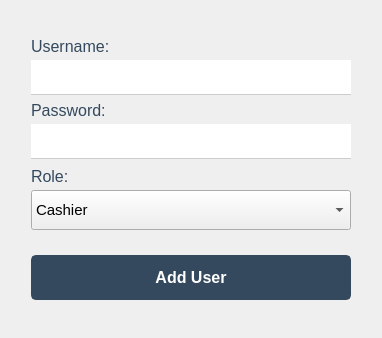
<?xml version="1.0" encoding="UTF-8"?>
<ui version="4.0">
 <class>AddUserPopUp</class>
 <widget class="QDialog" name="AddUserPopUp">
  <property name="geometry">
   <rect>
    <x>0</x>
    <y>0</y>
    <width>382</width>
    <height>338</height>
   </rect>
  </property>
  <property name="sizePolicy">
   <sizepolicy hsizetype="Preferred" vsizetype="Preferred">
    <horstretch>0</horstretch>
    <verstretch>0</verstretch>
   </sizepolicy>
  </property>
  <property name="minimumSize">
   <size>
    <width>382</width>
    <height>338</height>
   </size>
  </property>
  <property name="maximumSize">
   <size>
    <width>382</width>
    <height>338</height>
   </size>
  </property>
  <property name="font">
   <font>
    <family>Segoe UI</family>
    <bold>false</bold>
   </font>
  </property>
  <property name="windowTitle">
   <string>Add New User</string>
  </property>
  <property name="windowIcon">
   <iconset resource="../icons/resource.qrc">
    <normaloff>:/icons/cart.png</normaloff>:/icons/cart.png</iconset>
  </property>
  <property name="styleSheet">
   <string notr="true">QMainWindow {
background-color: qlineargradient(
    x1:0, y1:0, x2:0, y2:1,
    stop:0 #FFFFFF,
    stop:1 #E8E8E8
);
}

QLabel {
	color: #34495e;
	font-family: &quot;Segoe UI&quot;;
	font-weight: medium;
    font-size: 12pt;
}


QLineEdit {
	border: none;
	border-bottom: 1px solid #cccccc;

}

QLineEdit:focus {
	border-bottom: 1px solid #34495e;

}


QPushButton {
    background-color: #34495e;
    color: white;
    border: 2px solid #34495e;
    border-radius: 5px;
    font-size: 12pt;
}

QPushButton:hover {
    background-color: #2c3e50;
    border-color: #2c3e50;
}

QPushButton:pressed {
    background-color: #22313f;
    border-color: #22313f;
}
</string>
  </property>
  <layout class="QGridLayout" name="gridLayout_2">
   <item row="0" column="1">
    <spacer name="verticalSpacer_3">
     <property name="orientation">
      <enum>Qt::Orientation::Vertical</enum>
     </property>
     <property name="sizeHint" stdset="0">
      <size>
       <width>20</width>
       <height>5</height>
      </size>
     </property>
    </spacer>
   </item>
   <item row="1" column="0">
    <spacer name="horizontalSpacer_3">
     <property name="orientation">
      <enum>Qt::Orientation::Horizontal</enum>
     </property>
     <property name="sizeHint" stdset="0">
      <size>
       <width>3</width>
       <height>20</height>
      </size>
     </property>
    </spacer>
   </item>
   <item row="1" column="1">
    <widget class="QWidget" name="widget" native="true">
     <layout class="QGridLayout" name="gridLayout">
      <item row="0" column="1">
       <spacer name="verticalSpacer_2">
        <property name="orientation">
         <enum>Qt::Orientation::Vertical</enum>
        </property>
        <property name="sizeHint" stdset="0">
         <size>
          <width>20</width>
          <height>0</height>
         </size>
        </property>
       </spacer>
      </item>
      <item row="1" column="0">
       <spacer name="horizontalSpacer">
        <property name="orientation">
         <enum>Qt::Orientation::Horizontal</enum>
        </property>
        <property name="sizeHint" stdset="0">
         <size>
          <width>0</width>
          <height>20</height>
         </size>
        </property>
       </spacer>
      </item>
      <item row="1" column="1">
       <layout class="QVBoxLayout" name="verticalLayout_26">
        <property name="spacing">
         <number>25</number>
        </property>
        <item>
         <layout class="QVBoxLayout" name="verticalLayout_27">
          <property name="spacing">
           <number>6</number>
          </property>
          <item>
           <layout class="QVBoxLayout" name="verticalLayout_28">
            <property name="spacing">
             <number>4</number>
            </property>
            <item>
             <widget class="QLabel" name="username_label">
              <property name="font">
               <font>
                <family>Segoe UI</family>
                <pointsize>12</pointsize>
                <bold>false</bold>
               </font>
              </property>
              <property name="text">
               <string>Username:</string>
              </property>
             </widget>
            </item>
            <item>
             <widget class="QLineEdit" name="username_lineEdit_1">
              <property name="minimumSize">
               <size>
                <width>0</width>
                <height>35</height>
               </size>
              </property>
              <property name="font">
               <font>
                <pointsize>14</pointsize>
               </font>
              </property>
             </widget>
            </item>
           </layout>
          </item>
          <item>
           <layout class="QVBoxLayout" name="verticalLayout_29">
            <property name="spacing">
             <number>4</number>
            </property>
            <item>
             <widget class="QLabel" name="password_label">
              <property name="text">
               <string>Password:</string>
              </property>
             </widget>
            </item>
            <item>
             <widget class="QLineEdit" name="password_lineEdit_1">
              <property name="minimumSize">
               <size>
                <width>0</width>
                <height>35</height>
               </size>
              </property>
              <property name="font">
               <font>
                <pointsize>14</pointsize>
               </font>
              </property>
             </widget>
            </item>
           </layout>
          </item>
          <item>
           <layout class="QVBoxLayout" name="verticalLayout_30">
            <property name="spacing">
             <number>4</number>
            </property>
            <property name="topMargin">
             <number>2</number>
            </property>
            <item>
             <widget class="QLabel" name="role_label">
              <property name="text">
               <string>Role:</string>
              </property>
             </widget>
            </item>
            <item>
             <widget class="QComboBox" name="role_cb">
              <property name="minimumSize">
               <size>
                <width>0</width>
                <height>40</height>
               </size>
              </property>
              <property name="font">
               <font>
                <pointsize>11</pointsize>
               </font>
              </property>
              <property name="sizeAdjustPolicy">
               <enum>QComboBox::SizeAdjustPolicy::AdjustToContents</enum>
              </property>
              <property name="iconSize">
               <size>
                <width>16</width>
                <height>16</height>
               </size>
              </property>
              <item>
               <property name="text">
                <string>Cashier</string>
               </property>
              </item>
              <item>
               <property name="text">
                <string>Manager</string>
               </property>
              </item>
              <item>
               <property name="text">
                <string>Admin</string>
               </property>
              </item>
             </widget>
            </item>
           </layout>
          </item>
         </layout>
        </item>
        <item>
         <widget class="QPushButton" name="add_user_btn">
          <property name="minimumSize">
           <size>
            <width>320</width>
            <height>45</height>
           </size>
          </property>
          <property name="font">
           <font>
            <family>Segoe UI</family>
            <pointsize>12</pointsize>
            <bold>true</bold>
           </font>
          </property>
          <property name="text">
           <string>Add User</string>
          </property>
         </widget>
        </item>
       </layout>
      </item>
      <item row="1" column="2">
       <spacer name="horizontalSpacer_2">
        <property name="orientation">
         <enum>Qt::Orientation::Horizontal</enum>
        </property>
        <property name="sizeHint" stdset="0">
         <size>
          <width>0</width>
          <height>20</height>
         </size>
        </property>
       </spacer>
      </item>
      <item row="2" column="1">
       <spacer name="verticalSpacer">
        <property name="orientation">
         <enum>Qt::Orientation::Vertical</enum>
        </property>
        <property name="sizeHint" stdset="0">
         <size>
          <width>20</width>
          <height>1</height>
         </size>
        </property>
       </spacer>
      </item>
     </layout>
    </widget>
   </item>
   <item row="1" column="2">
    <spacer name="horizontalSpacer_4">
     <property name="orientation">
      <enum>Qt::Orientation::Horizontal</enum>
     </property>
     <property name="sizeHint" stdset="0">
      <size>
       <width>2</width>
       <height>20</height>
      </size>
     </property>
    </spacer>
   </item>
   <item row="2" column="1">
    <spacer name="verticalSpacer_4">
     <property name="orientation">
      <enum>Qt::Orientation::Vertical</enum>
     </property>
     <property name="sizeHint" stdset="0">
      <size>
       <width>20</width>
       <height>4</height>
      </size>
     </property>
    </spacer>
   </item>
  </layout>
 </widget>
 <resources>
  <include location="../icons/resource.qrc"/>
 </resources>
 <connections/>
</ui>
